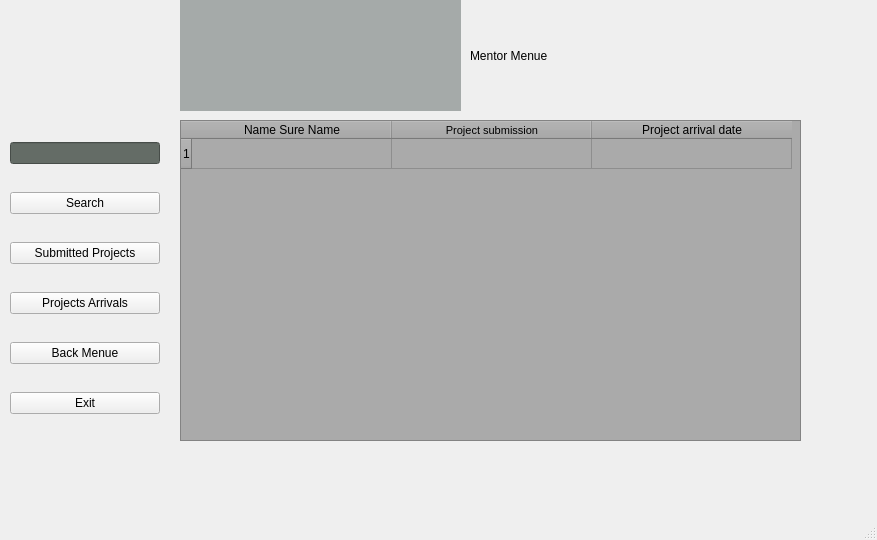
<?xml version="1.0" encoding="UTF-8"?>
<ui version="4.0">
 <class>Interviews</class>
 <widget class="QMainWindow" name="Interviews">
  <property name="geometry">
   <rect>
    <x>0</x>
    <y>0</y>
    <width>877</width>
    <height>540</height>
   </rect>
  </property>
  <property name="windowTitle">
   <string>Interviews</string>
  </property>
  <property name="styleSheet">
   <string notr="true">font: 10pt &quot;Times New Roman&quot;;</string>
  </property>
  <widget class="QWidget" name="centralwidget">
   <widget class="QWidget" name="layoutWidget">
    <property name="geometry">
     <rect>
      <x>10</x>
      <y>120</y>
      <width>150</width>
      <height>321</height>
     </rect>
    </property>
    <layout class="QVBoxLayout" name="verticalLayout">
     <item>
      <widget class="QLineEdit" name="lineEdit">
       <property name="contextMenuPolicy">
        <enum>Qt::DefaultContextMenu</enum>
       </property>
       <property name="styleSheet">
        <string notr="true">color: rgb(255, 0, 0);
background-color: rgb(100, 108, 102);</string>
       </property>
       <property name="text">
        <string/>
       </property>
       <property name="echoMode">
        <enum>QLineEdit::Normal</enum>
       </property>
      </widget>
     </item>
     <item>
      <widget class="QPushButton" name="pushButton">
       <property name="text">
        <string>Search</string>
       </property>
      </widget>
     </item>
     <item>
      <widget class="QPushButton" name="pushButton_2">
       <property name="text">
        <string>Submitted Projects</string>
       </property>
      </widget>
     </item>
     <item>
      <widget class="QPushButton" name="pushButton_5">
       <property name="text">
        <string>Projects Arrivals</string>
       </property>
      </widget>
     </item>
     <item>
      <widget class="QPushButton" name="bk_menue">
       <property name="text">
        <string>Back Menue</string>
       </property>
      </widget>
     </item>
     <item>
      <widget class="QPushButton" name="pushButton_4">
       <property name="text">
        <string>Exit</string>
       </property>
      </widget>
     </item>
    </layout>
   </widget>
   <widget class="QLabel" name="label_2">
    <property name="geometry">
     <rect>
      <x>470</x>
      <y>20</y>
      <width>161</width>
      <height>71</height>
     </rect>
    </property>
    <property name="styleSheet">
     <string notr="true">font: 700 18pt &quot;Times New Roman&quot;;</string>
    </property>
    <property name="text">
     <string>Mentor Menue</string>
    </property>
   </widget>
   <widget class="QLabel" name="label_3">
    <property name="geometry">
     <rect>
      <x>10</x>
      <y>0</y>
      <width>151</width>
      <height>111</height>
     </rect>
    </property>
    <property name="text">
     <string/>
    </property>
    <property name="textFormat">
     <enum>Qt::AutoText</enum>
    </property>
    <property name="pixmap">
     <pixmap>C:/Users/eng.alahdal/Downloads/hh.png</pixmap>
    </property>
    <property name="scaledContents">
     <bool>true</bool>
    </property>
    <property name="wordWrap">
     <bool>false</bool>
    </property>
   </widget>
   <widget class="QLabel" name="label">
    <property name="geometry">
     <rect>
      <x>180</x>
      <y>-10</y>
      <width>281</width>
      <height>121</height>
     </rect>
    </property>
    <property name="styleSheet">
     <string notr="true">background-color: rgb(165, 170, 169);</string>
    </property>
    <property name="text">
     <string/>
    </property>
    <property name="pixmap">
     <pixmap>C:/Users/eng.alahdal/Downloads/logo-1.png</pixmap>
    </property>
    <property name="scaledContents">
     <bool>true</bool>
    </property>
   </widget>
   <widget class="QTableWidget" name="tableWidget">
    <property name="geometry">
     <rect>
      <x>180</x>
      <y>120</y>
      <width>621</width>
      <height>321</height>
     </rect>
    </property>
    <property name="sizePolicy">
     <sizepolicy hsizetype="Fixed" vsizetype="Fixed">
      <horstretch>0</horstretch>
      <verstretch>0</verstretch>
     </sizepolicy>
    </property>
    <property name="styleSheet">
     <string notr="true">background-color: rgb(170, 170, 170);
font: 700 8pt &quot;Segoe UI&quot;;</string>
    </property>
    <property name="rowCount">
     <number>1</number>
    </property>
    <attribute name="horizontalHeaderMinimumSectionSize">
     <number>200</number>
    </attribute>
    <row/>
    <column>
     <property name="text">
      <string>Name Sure Name</string>
     </property>
    </column>
    <column>
     <property name="text">
      <string>Project submission</string>
     </property>
     <property name="font">
      <font>
       <pointsize>8</pointsize>
      </font>
     </property>
    </column>
    <column>
     <property name="text">
      <string>Project arrival date</string>
     </property>
    </column>
   </widget>
  </widget>
  <widget class="QMenuBar" name="menubar">
   <property name="geometry">
    <rect>
     <x>0</x>
     <y>0</y>
     <width>877</width>
     <height>21</height>
    </rect>
   </property>
  </widget>
  <widget class="QStatusBar" name="statusbar"/>
 </widget>
 <resources/>
 <connections/>
</ui>
